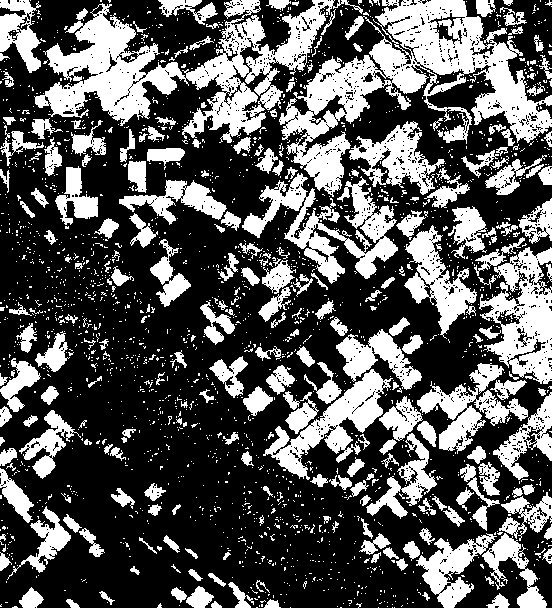
#> input picture DO_AN/result/result_1img.tif, 552 x 608 px
$ jupyter execute --allow-errors post-processing.ipynb   (older library calls are emulated)
#> lines starting #> are read from the running program, lines starting #| are printed output that depends on the picture; after the words box and inside, x2 and y2 are one past the last pixel; in counts of white or black regions, pixels touching at a corner belong together
[cell 1]
import cv2
import numpy as np
import matplotlib.pyplot as plt
import pprint
import rasterio
import os

[cell 2]
a = cv2.imread('result/result_1img.tif')
#> a is the input picture: shape (608, 552, 3); values 0 (black) and 1 (white), 34.5% white; 2084 white regions (1840 under 20 px), largest, box (x1, y1, x2, y2) and area: (279, 0, 552, 197) 17600, (34, 0, 363, 143) 15639, (242, 173, 398, 284) 5862
a= a*255
plt.imshow(a)

[cell 3]
b = cv2.cvtColor(a, cv2.COLOR_BGR2GRAY)

kernel = cv2.getStructuringElement(cv2.MORPH_CROSS,(5,5))
kernel2 = cv2.getStructuringElement(cv2.MORPH_ELLIPSE,(5,5))
kernel3 = cv2.getStructuringElement(cv2.MORPH_RECT,(5,5))

closing = cv2.morphologyEx(b, cv2.MORPH_CLOSE, kernel3)
#> closing: shape (608, 552); 45.5% white; 532 white regions (439 under 20 px), largest, box (x1, y1, x2, y2) and area: (0, 0, 552, 608) 127463, (0, 410, 129, 580) 5635, (0, 329, 74, 427) 2324
for i in range(5):
    closing = cv2.morphologyEx(closing, cv2.MORPH_CLOSE, kernel2)
opening = cv2.morphologyEx(closing, cv2.MORPH_OPEN, kernel2)
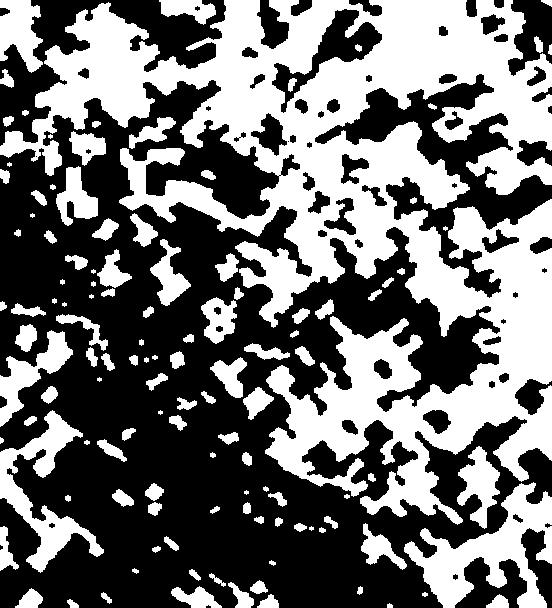
#> opening: shape (608, 552); 44.1% white; 120 white regions (11 under 20 px), largest, box (x1, y1, x2, y2) and area: (0, 0, 552, 525) 109335, (404, 482, 552, 608) 7431, (0, 410, 104, 573) 4817
del closing
for i in range(5):
    opening = cv2.morphologyEx(opening, cv2.MORPH_OPEN, kernel2)
input_img = cv2.morphologyEx(opening, cv2.MORPH_OPEN, kernel3)
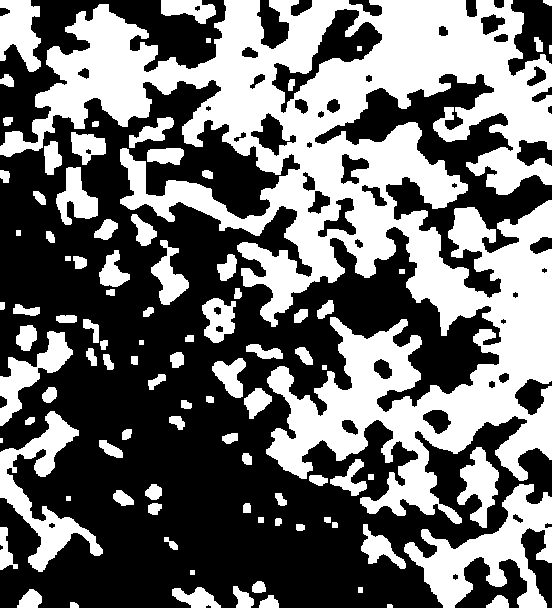
#> input_img: shape (608, 552); 42.9% white; 95 white regions (1 under 20 px)


plt.imshow(input_img)
# print(input_img)
# print(a.shape)

[cell 4]
im2, contours, hierarchy = cv2.findContours(input_img, cv2.RETR_CCOMP, cv2.CHAIN_APPROX_SIMPLE)
#> contours = 133 contours, 9 with area under 20; largest, box (x1, y1, x2, y2) and area: (0, 0, 552, 524) 110342, (404, 484, 552, 608) 7014, (0, 411, 103, 572) 4429, (271, 8, 383, 114) 3288, (0, 331, 73, 426) 2120
#danh sach contour khong co lo
list_contour_not_holes = []
#danh sach cac contour co lo
list_contour_holes = []
parents = []

for i in range(len(contours)):
    if hierarchy[0][i][2] < 0 and hierarchy[0][i][3] < 0 :
        list_contour_not_holes.append(contours[i])
    if hierarchy[0][i][3] > 0  :
        parents.append(hierarchy[0][i][3])
        list_contour_holes.append(contours[i])
#> this loop made 133 passes
#> after the loop, list_contour_holes = 38 contours; largest, box (x1, y1, x2, y2) and area: (271, 8, 383, 114) 3288, (250, 112, 297, 157) 866, (317, 197, 357, 238) 678, (340, 153, 370, 185) 504, (422, 409, 452, 435) 464; list_contour_not_holes = 89 contours, 9 with area under 20; largest, box (x1, y1, x2, y2) and area: (0, 331, 73, 426) 2120, (0, 0, 41, 72) 1898, (457, 447, 499, 528) 1611, (56, 167, 98, 225) 1212, (151, 240, 189, 305) 1014; parents = 38 values from 23 to 130

# parents = unique(parents)


#danh sach cac contour la cha, moi danh sach thi thang dau luon la cha
list_list_contour_parent = []

for i in range(len(parents)):
    contour_parent = [contours[parents[i]]]
    for j in range(len(contours)):
        if hierarchy[0][j][3] == parents[i]:
            contour_parent.append(contours[j])
    list_list_contour_parent.append(contour_parent)
#> this loop made 38 passes
#> after the loop, list_list_contour_parent = 38 items

# chua 2 thu la list polygon khong co lo, va list cac contour co lo
polygons_result = [list_contour_not_holes, list_list_contour_parent]

# print(polygons_result)
# plt.imshow(polygons_result)
mask = np.zeros(input_img.shape, np.uint8)
#> (the rest of this cell did not finish here and is left out)

[cell 5]
b = cv2.cvtColor(a, cv2.COLOR_BGR2GRAY)
# im2, contours, hierarchy = cv2.findContours(input_img, cv2.RETR_CCOMP, cv2.CHAIN_APPROX_SIMPLE)
im2, contours, hierarchy = cv2.findContours(b, cv2.RETR_TREE, cv2.CHAIN_APPROX_SIMPLE)
#> contours = 4085 contours, 3792 with area under 20; largest, box (x1, y1, x2, y2) and area: (279, 0, 552, 197) 18672, (34, 0, 363, 143) 16460, (479, 247, 552, 384) 6048, (242, 173, 398, 284) 5292, (263, 369, 393, 480) 4088
contour_sizes = [(cv2.contourArea(contour), contour) for contour in contours]
#> contour_sizes = 4085 items, first 6: (0, [[394, 607]]), (0, [[392, 607]]), (0, [[378, 607]]), (0, [[340, 607], [341, 607]]), (0, [[290, 607]]), (0, [[256, 607], [257, 607]])
mask = np.zeros(input_img.shape, np.uint8)
for i in range(len(contours)):
  if contour_sizes[i][0] > 20:
    f = cv2.drawContours(mask, [contour_sizes[i][1]], -1, 255, -1)
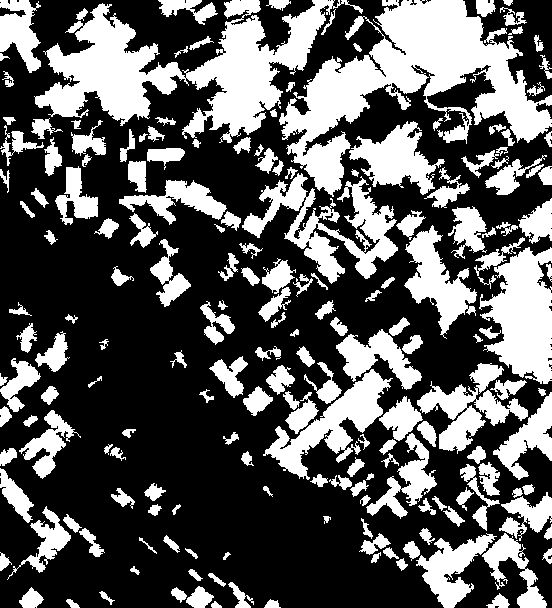
#> mask: shape (608, 552); 35.2% white; 189 white regions, largest, box (x1, y1, x2, y2) and area: (279, 0, 552, 197) 20006, (34, 0, 363, 143) 17674, (479, 247, 552, 384) 6374
print(contour_sizes[1][1])
#| [[[392 607]]]
plt.imshow(f)

[cell 6]
# b = cv2.cvtColor(a, cv2.COLOR_BGR2GRAY)

kernel = cv2.getStructuringElement(cv2.MORPH_CROSS,(5,5))
kernel2 = cv2.getStructuringElement(cv2.MORPH_ELLIPSE,(5,5))
kernel3 = cv2.getStructuringElement(cv2.MORPH_RECT,(5,5))

closing = cv2.morphologyEx(f, cv2.MORPH_CLOSE, kernel3)
#> closing: shape (608, 552); 39.6% white; 62 white regions, largest, box (x1, y1, x2, y2) and area: (0, 0, 552, 519) 99527, (403, 446, 552, 608) 8714, (0, 410, 105, 580) 4602
for i in range(3):
    closing = cv2.morphologyEx(closing, cv2.MORPH_CLOSE, kernel2)
#> this loop made 3 passes
#> pass 1, `closing = cv2.morphologyEx(closing, cv2.MORPH_CLOSE, kernel2)`:
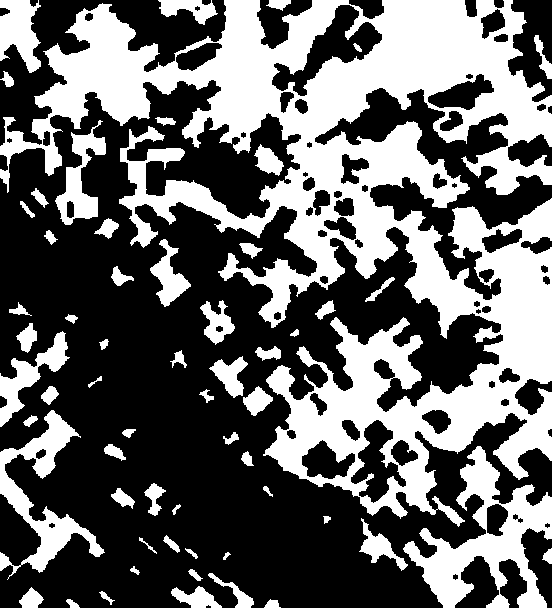
#> closing: shape (608, 552); 40.1% white; 59 white regions, largest, box (x1, y1, x2, y2) and area: (0, 0, 552, 527) 103030, (403, 446, 552, 608) 8831, (0, 410, 105, 580) 4807
opening = cv2.morphologyEx(closing, cv2.MORPH_OPEN, kernel2)
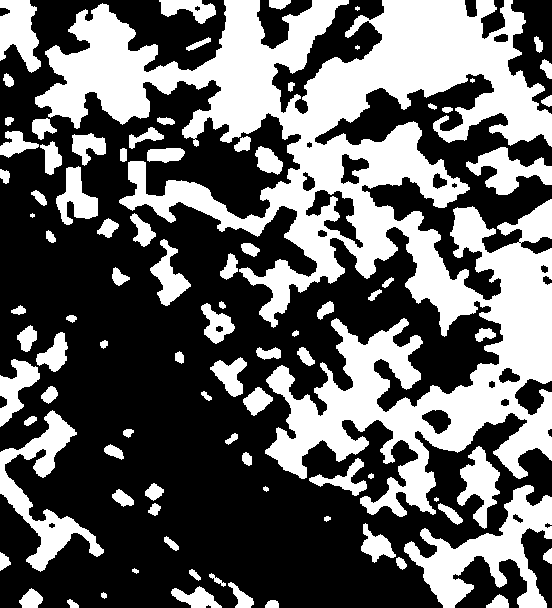
#> opening: shape (608, 552); 39.1% white; 90 white regions (5 under 20 px), largest, box (x1, y1, x2, y2) and area: (35, 0, 552, 517) 94263, (404, 485, 552, 608) 6778, (0, 410, 104, 572) 4543
del closing
for i in range(3):
    opening = cv2.morphologyEx(opening, cv2.MORPH_OPEN, kernel2)
input_img = cv2.morphologyEx(opening, cv2.MORPH_OPEN, kernel3)
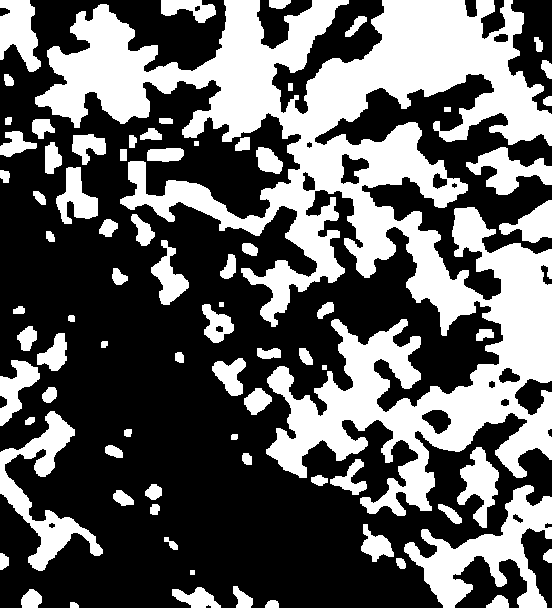
#> input_img: shape (608, 552); 38.3% white; 79 white regions, largest, box (x1, y1, x2, y2) and area: (35, 0, 552, 516) 91897, (404, 485, 552, 608) 6728, (0, 411, 103, 571) 4488


plt.imshow(input_img)

[cell 7]
b = cv2.cvtColor(a, cv2.COLOR_BGR2GRAY)
# ret, thresh = cv2.threshold(b, 130, 255, 0)
im2, contours, hierarchy = cv2.findContours(b, cv2.RETR_TREE, cv2.CHAIN_APPROX_SIMPLE)
# print(hierarchy)
print(b.shape)
#| (608, 552)
plt.imshow(b)

[cell 8]
for i in contours:
  if cv2.contourArea(i) > 0:
    cv2.drawContours(b, i, -1, (0,255,0), 3)
#     cv2.fillPoly(a, i, 255)
  else:
    cv2.drawContours(b, i, -1, (0,0,0), 3)
#> this loop made 4085 passes
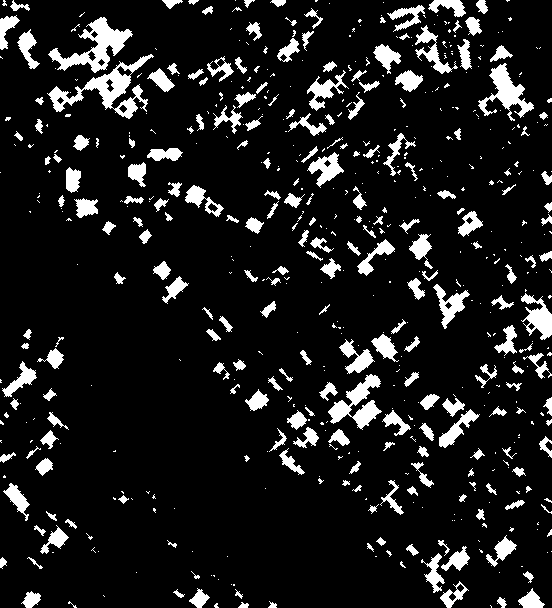
#> b: shape (608, 552); 10.9% white; 571 white regions (342 under 20 px), largest, box (x1, y1, x2, y2) and area: (47, 54, 154, 119) 1888, (48, 17, 133, 73) 1653, (328, 374, 382, 430) 1218
plt.imshow(b)
print(b.shape)
#| (608, 552)

[cell 9]
for i in contours:
  cv2.drawContours(a, i, -1, (0,255,0), 3)
  cv2.fillPoly(a, i, 255)
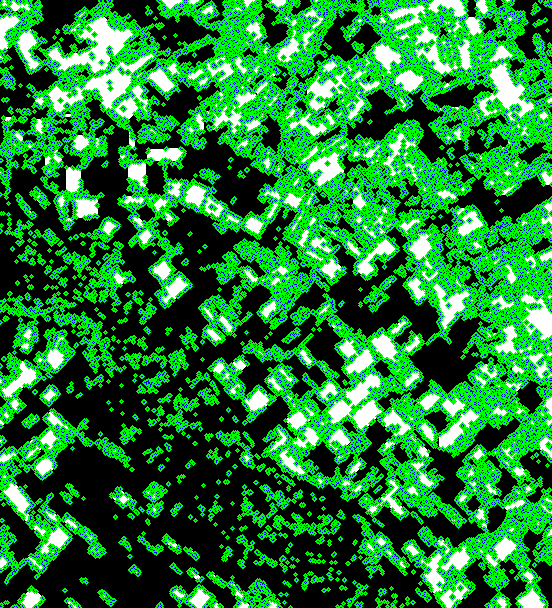
#> a: shape (608, 552, 3); mean B, G, R 47.8, 125.3, 27.8
plt.imshow(a)
print(a)
#> (printed output is left out)

[cell 10]
for i in contours:
  if cv2.contourArea(i) >= 10:
    cv2.drawContours(a, i, -1, (255,255,255), 3)
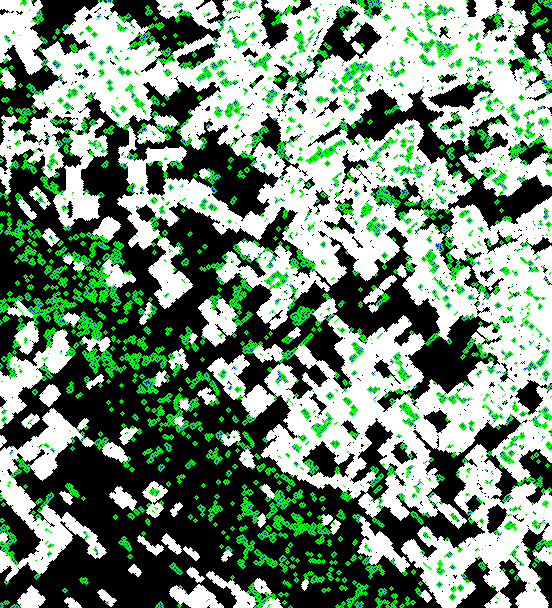
#> a: shape (608, 552, 3); mean B, G, R 117.1, 140.2, 112.1
#     cv2.fillPoly(a, i, 255)
#   else:
#     cv2.drawContours(a, i, -1, (0,0,0), 3)
print(a.shape)
#| (608, 552, 3)
plt.imshow(a)
